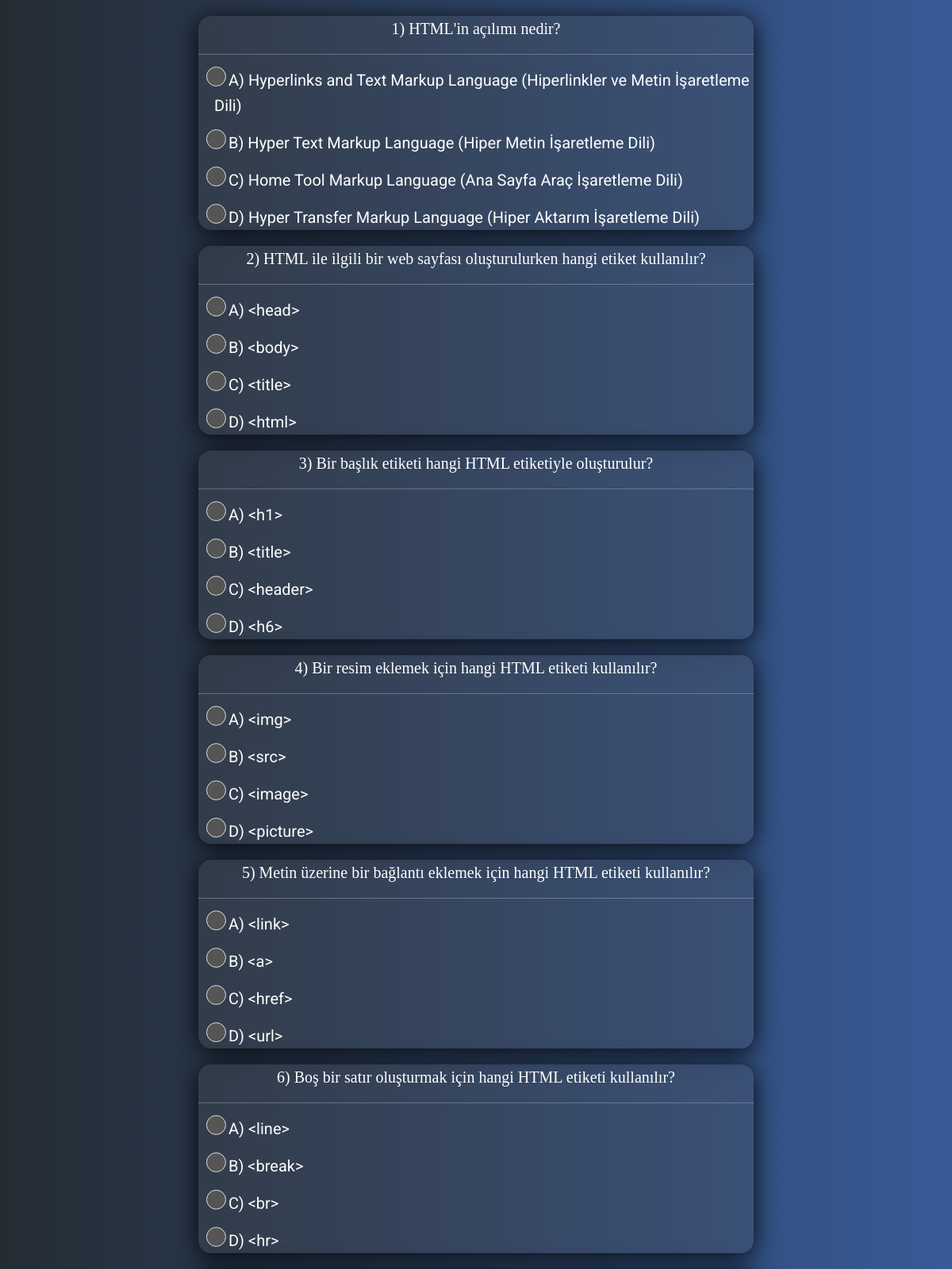
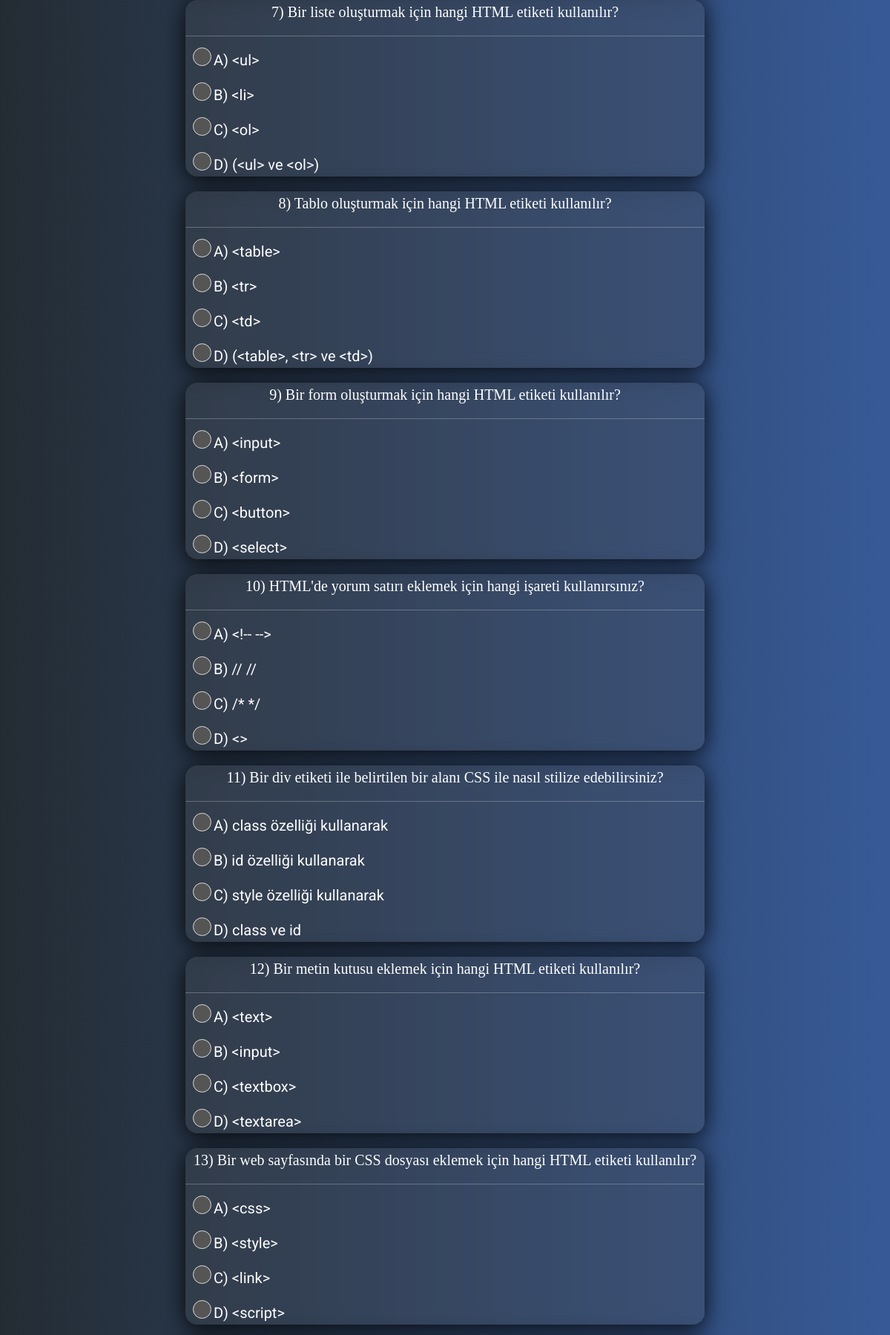
The page /Htmlquiz/ (upper part) on the database its author committed (2 pictures, top to bottom).
### quiz/models.py (models this page shows, shortened)
class HtmlQ(models.Model):
    question_text = models.CharField(max_length=200,null=True)
    option_a = models.CharField(max_length=100,null=True)
    option_b = models.CharField(max_length=100,null=True)
    option_c = models.CharField(max_length=100,null=True)
    option_d = models.CharField(max_length=100,null=True)
    correct_answer = models.CharField(max_length=1, choices=[('a', 'A'), ('b', 'B'), ('c', 'C'), ('d', 'D')],null=True)

### quiz/views.py (the view)
# urls.py: path('Htmlquiz/',htmlq, name="htmlq" ),
def htmlq(request):
    if request.method == 'POST':
        score = 0
        error_count = 0
        blank_count = 0
        wrong_htmlq = []
        htmlq = HtmlQ.objects.all()
        total_htmlq = htmlq.count()
        for question in htmlq:
            selected_option = request.POST.get(str(question.id))
            if selected_option:
                if selected_option == question.correct_answer:
                    score += 10
                else:
                    error_count += 1
                    wrong_htmlq.append({
                        'question': question,
                        'selected_option': selected_option
                    })
            else:
                blank_count += 1
        success_percentage = "{:.2f}".format((score / (total_htmlq * 10)) * 100)
        error_percentage = "{:.2f}".format((error_count / total_htmlq) * 100)
        blank_percentage = "{:.2f}".format((blank_count / total_htmlq) * 100)
        return render(request, 'sınav/htmlresult.html', {
            'score': score,
            'error_count': error_count,
            'blank_count': blank_count,
            'success_percentage': success_percentage,
            'error_percentage': error_percentage,
            'blank_percentage': blank_percentage,
            'wrong_htmlq': wrong_htmlq
        })
    else:
        htmlq = HtmlQ.objects.all()
        return render(request, 'sınav/htmlquiz.html', {'htmlq': htmlq})

### quiz/templates/sınav/htmlquiz.html (shortened to what this page needs)
{% extends 'base.html' %}
{% load static %}
{% block body %}
<form method="post">
    {% for htmlq in htmlq %}
    <div class="soru">
         <div class="question">{{ htmlq.question_text }} <hr></div>
         <div id="options">
             <label class="options">
              <input type="radio" name="{{ htmlq.id }}" value="a"> A) {{ htmlq.option_a }}<br>
              <span class="checkmark"></span>
          </label>
          <label class="options">
            <input type="radio" name="{{ htmlq.id }}" value="b"> B) {{ htmlq.option_b }}<br>
              <span class="checkmark"></span>
          </label>
          <label class="options">
            <input type="radio" name="{{ htmlq.id }}" value="c"> C) {{ htmlq.option_c }}<br>
              <span class="checkmark"></span>
          </label>
          <label class="options">
            <input type="radio" name="{{ htmlq.id }}" value="d"> D) {{ htmlq.option_d }}<br>
              <span class="checkmark"></span>
          </label>
         </div>
        </div>
         {% endfor %}
  </form>
{% endblock body %}

### quiz/static/style.css (style rules this page uses)
*, *::before, *::after { margin: 0; padding: 0; box-sizing: border-box; }

### quiz/templates/sınav/htmlquiz.html (style rules this page uses)
body { background: #0045c5dc; background: -webkit-linear-gradient(to right, rgb(36, 44, 51), rgb(55, 90, 151)); background: linear-gradient(to right, rgb(36, 44, 51), rgb(55, 90, 151)) }
.soru { position: relative; margin: auto; width: 700px; height: auto; background: rgba(84, 83, 83, 0.24); border-radius: 16px; box-shadow: 0 4px 30px rgba(0, 0, 0, 0.9); backdrop-filter: blur(9.6px); -webkit-backdrop-filter: blur(9.6px); color:rgb(255, 255, 255) }
.soru .question { margin-top: 20px; font-family: 'Bruno Ace', cursive; font-size: 20px; text-align: center; }
#options { margin-left: 10px; }
.options { position: relative; padding-left: 10px; font-size: 20px !important; }
#options label { display: block; margin-top: 5px; margin-bottom: 15px; font-size: 14px; cursor: pointer; }
.checkmark { position: absolute; top: -1px; left: 0; height: 25px; width: 25px; background-color: #555; border: 1px solid #ddd; border-radius: 50%; }
.options .checkmark:after { content: ""; width: 10px; height: 10px; display: block; background: white; position: absolute; top: 50%; left: 50%; border-radius: 50%; transform: translate(-50%,-50%) scale(0); transition: 300ms ease-in-out 0s; }

### rows shown on the page
HtmlQ: question_text "1) HTML'in açılımı nedir?", option_a "Hyperlinks and Text Markup Language (Hiperlinkler ve Metin İşaretleme Dili)", option_b "Hyper Text Markup Language (Hiper Metin İşaretleme Dili)", option_c "Home Tool Markup Language (Ana Sayfa Araç İşaretleme Dili)", option_d "Hyper Transfer Markup Language (Hiper Aktarım İşaretleme Dili)"
HtmlQ: question_text "2) HTML ile ilgili bir web sayfası oluşturulurken hangi etiket kullanılır?", option_a "<head>", option_b "<body>", option_c "<title>", option_d "<html>"
HtmlQ: question_text "3) Bir başlık etiketi hangi HTML etiketiyle oluşturulur?", option_a "<h1>", option_b "<title>", option_c "<header>", option_d "<h6>"
HtmlQ: question_text "4) Bir resim eklemek için hangi HTML etiketi kullanılır?", option_a "<img>", option_b "<src>", option_c "<image>", option_d "<picture>"
HtmlQ: question_text "5) Metin üzerine bir bağlantı eklemek için hangi HTML etiketi kullanılır?", option_a "<link>", option_b "<a>", option_c "<href>", option_d "<url>"
HtmlQ: question_text "6) Boş bir satır oluşturmak için hangi HTML etiketi kullanılır?", option_a "<line>", option_b "<break>", option_c "<br>", option_d "<hr>"
HtmlQ: question_text "7) Bir liste oluşturmak için hangi HTML etiketi kullanılır?", option_a "<ul>", option_b "<li>", option_c "<ol>", option_d "(<ul> ve <ol>)"
HtmlQ: question_text "8) Tablo oluşturmak için hangi HTML etiketi kullanılır?", option_a "<table>", option_b "<tr>", option_c "<td>", option_d "(<table>, <tr> ve <td>)"
HtmlQ: question_text "9) Bir form oluşturmak için hangi HTML etiketi kullanılır?", option_a "<input>", option_b "<form>", option_c "<button>", option_d "<select>"
HtmlQ: question_text "10) HTML'de yorum satırı eklemek için hangi işareti kullanırsınız?", option_a "<!-- -->", option_b "// //", option_c "/* */", option_d "<>"
HtmlQ: question_text "11) Bir div etiketi ile belirtilen bir alanı CSS ile nasıl stilize edebilirsiniz?", option_a "class özelliği kullanarak", option_b "id özelliği kullanarak", option_c "style özelliği kullanarak", option_d "class ve id"
HtmlQ: question_text "12) Bir metin kutusu eklemek için hangi HTML etiketi kullanılır?", option_a "<text>", option_b "<input>", option_c "<textbox>", option_d "<textarea>"
HtmlQ: question_text "13) Bir web sayfasında bir CSS dosyası eklemek için hangi HTML etiketi kullanılır?", option_a "<css>", option_b "<style>", option_c "<link>", option_d "<script>"
